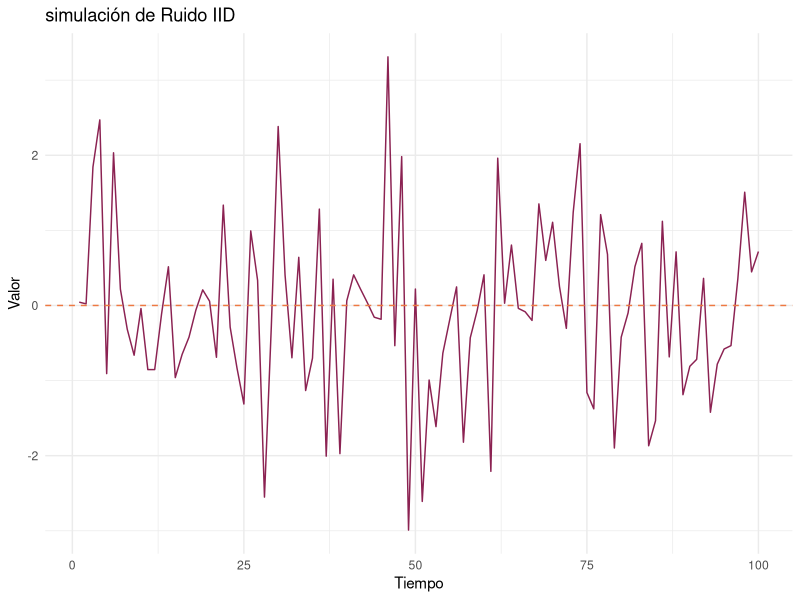
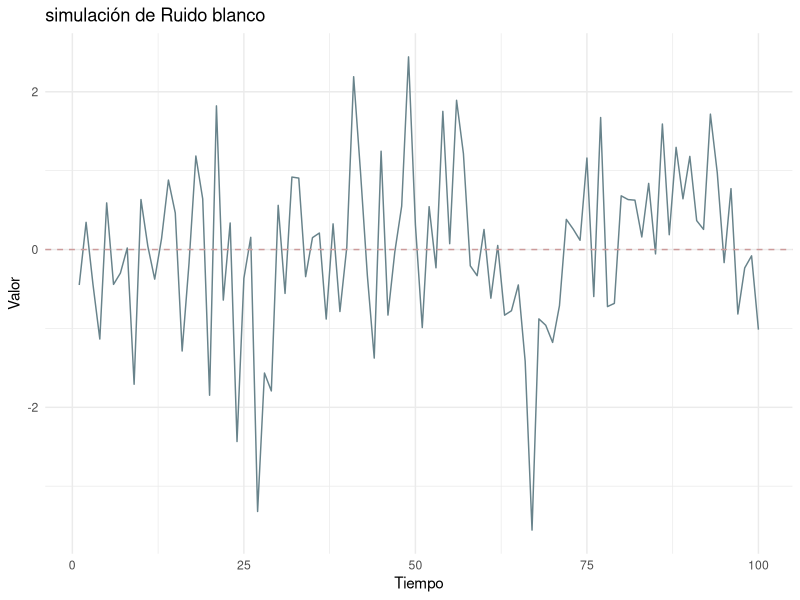
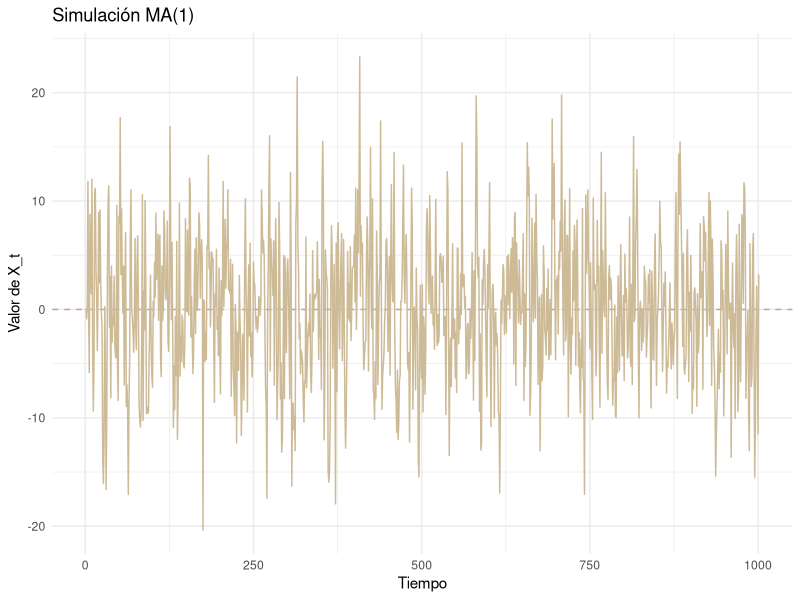

These figures' R source, in order:
## ---- chunk 1
knitr::opts_chunk$set(echo = TRUE)
## ---- chunk 2
#install.packages("ggplot2")
library(ggplot2)
#simulacion iidnoise
set.seed(91)
num_datos<-100

#generar datos iid (ruido)
ruido_iid<- rnorm(num_datos, mean = 0, sd=1)



# iiddnoise ---------------------------------------------------------------

library(ggplot2)
#simulación de iidnoise
set.seed(91) #fijar la semilla para reproducibilidad
num_datos <- 100
#gemerar datos IID(ruiddo)
ruido_iid <- rnorm(num_datos, mean=0, sd=1)

#visualizar la serie de tiempo generada
ggplot()+
  geom_line(aes(x=1:num_datos, y=ruido_iid),color="#8B2252", 
            linetype="solid") +
  geom_hline(yintercept = 0, linetype="dashed", color="sienna2") +
  labs(title ="simulación de Ruido IID", 
       x="Tiempo",
       y="Valor") +
  theme_minimal()
## ---- chunk 3
library(MASS)
#simulacion de ruido blanco

#configuracion de la simulacion
set.seed(17) 
#generar ruido blanco correlacionado
n<-100 #Numero de datos en la serie de tiempo
mean_vector <- rep(0,n) #media 0 para cada variable
cov_matrix <- diag(n) #matriz de covarianza diagional
wn<- mvrnorm(n=1, mu = mean_vector, Sigma = cov_matrix)

#convertir la matriz a un vector
wn <- as.vector(wn)
wn

#Visulizar la serie de tiempo generada
ggplot()+
  geom_line(aes(x=1:n, y=wn),color="lightblue4", linetype="solid") +
  geom_hline(yintercept = 0, linetype="dashed", color="rosybrown3") +
  labs(title ="simulación de Ruido blanco", 
       x="Tiempo",
       y="Valor") + 
  theme_minimal()


## ---- chunk 4
### simulación MA(1)

n=1000
theta= 3
sig2 =4
Z_0 = 0

### simulación de Z_t ~WN(0,Sigmacuadrada)
mean_vector <- rep(0,n)
cov_matrix <- diag(n)

#rnorm() samples from the univariate normal distribution
wn <- rnorm(n, mean=0, sd=sqrt(sig2))
Z_t <- c(Z_0,wn)

###  Definir X_t = Z_t + θZ_{t−1}
X_t<-c()
X_t = Z_t + theta



for(i in 2: length(Z_t)){
  X_t[i-1] <- Z_t[i] + theta * Z_t[i-1]
}

# el promedio de X_t=0 y el segundo momento de X_t se aproxima a sigma^2*(1+ theta^2)

print('primer momento')
m1 <- mean(X_t)
m1

print('segundo momento' )
m2 <- var(X_t) + mean(X_t)
m2

print('aproximanción 2do momento se cumple')
sig2*(1+theta^2)



## ---- chunk 5
library(ggplot2)
data <- data.frame(t = 1:1001, X_t = X_t)
ggplot(data, aes(x = t, y = X_t)) +
   geom_hline(yintercept = 0, linetype="dashed", color="rosybrown3") +
  geom_line(color = "wheat3") +
  labs(title = "Simulación MA(1)",
       x = "Tiempo",
       y = "Valor de X_t") + theme_minimal()
